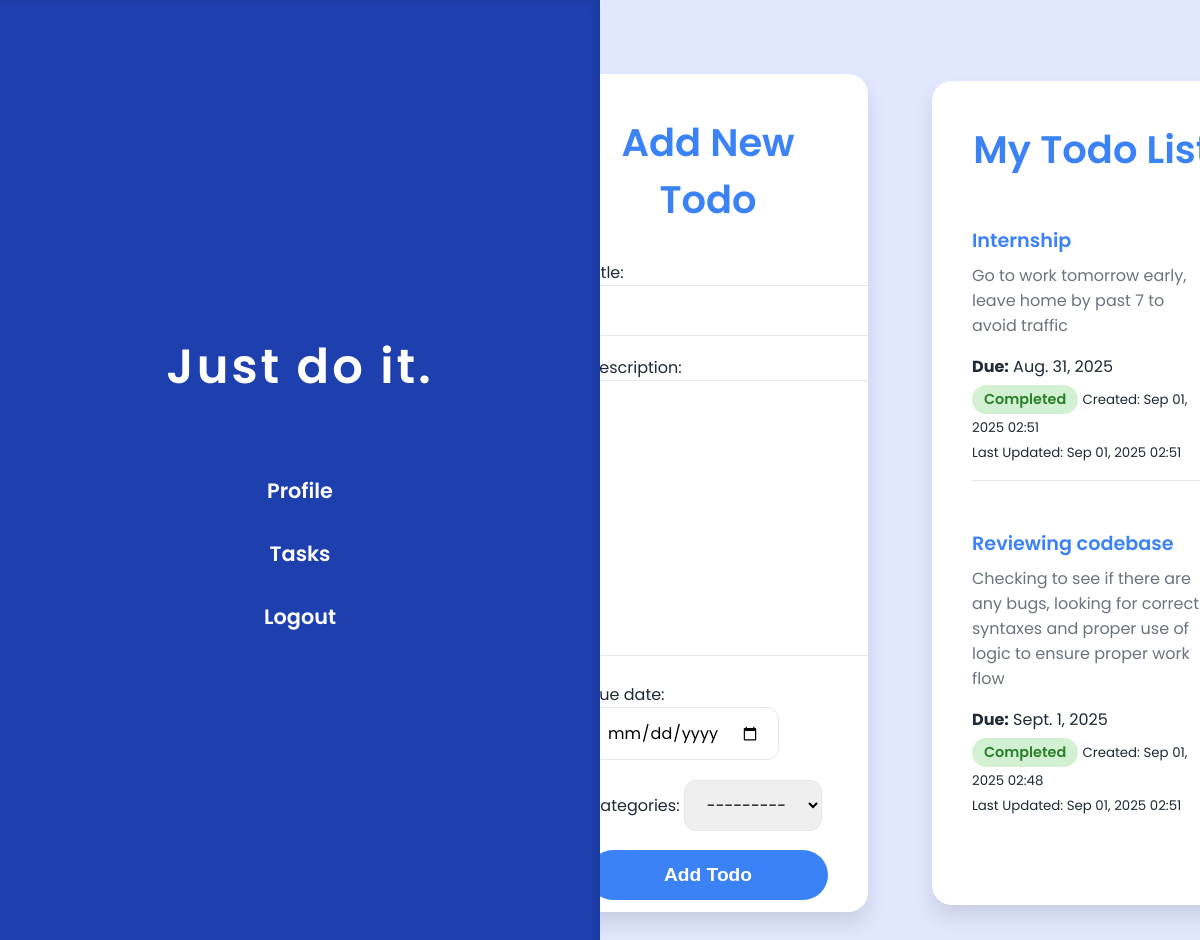
The page / (signed in) on the database its author committed.
### todos/models.py (models this page shows, shortened)
class Todo(models.Model):
    user = models.ForeignKey(settings.AUTH_USER_MODEL, on_delete=models.CASCADE, default=1)
    title = models.CharField(max_length=200)
    description = models.TextField()
    completed = models.BooleanField(default=False)
    created_at = models.DateTimeField(auto_now_add=True)
    updated_at = models.DateTimeField(auto_now=True)
    due_date = models.DateField(null=True, blank=True)
    categories = models.ForeignKey('Categories', on_delete=models.SET_NULL, related_name='todos', null=True, blank=True)

### todos/views.py (the view)
# urls.py: 2. Add a URL to urlpatterns:  path('', views.home, name='home')
def home(request):
    if not request.user.is_authenticated:
        return redirect('login')
    if request.method == 'POST':
        form = TodoForm(request.POST)
        if form.is_valid():
            todo = form.save(commit=False)
            todo.user = request.user
            todo.save()
            return redirect('home')
    else:
        form = TodoForm()
    todos = Todo.objects.filter(user=request.user).order_by('-created_at')
    categories = Category.objects.all()  # Assuming you have a Categories model
    return render(request, 'todos/home.html', {'form': form, 'todos': todos,'categories': categories, 'today': date.today()})

### todos/forms.py
class TodoForm(forms.ModelForm):
    class Meta:
        model = Todo
        fields = ['title', 'description', 'due_date', 'categories']
        exclude = ['user']
        widgets = {
            'due_date': forms.DateInput(attrs={'type': 'date'}),
        }

### todos/models.py (called while the page is built)
    def __str__(self):
        return self.name

### todos/templates/todos/home.html (shortened to what this page needs)
<!DOCTYPE html>
<html lang="en">
<head>
</head>
<body>
  <div class="sidebar">
    <h2>Just do it.</h2>
    <nav>
      <a href="{% url 'profile' %}">Profile</a>
      <a href="{% url 'task_list' %}">Tasks</a>
      <a href="{% url 'logout' %}">Logout</a>
    </nav>
  </div>
  <div class="main-content">
    <section class="card add-todo-form-section">
      <h1>Add New Todo</h1>
      <form method="POST" class="add-todo-form">
        {{ form.as_p }}
        <button type="submit">Add Todo</button>
      </form>
    </section>
    <section class="card todo-list">
      <h1>My Todo List</h1>
      <ul>
        {% for todo in todos %}
          <li class="todo-item">
            <div class="todo-header">
              <span class="todo-title">{{ todo.title }}</span>
            </div>
            <div class="todo-description">{{ todo.description }}</div>
            {% if todo.due_date %}
              <p><strong>Due:</strong> {{ todo.due_date }}</p>
            {% endif %}
            <span class="status {% if todo.completed %}completed{% else %}pending{% endif %}">
              {% if todo.completed %}
                Completed
              {% else %}
                Pending
              {% endif %}
            </span>
            <small>Created: {{ todo.created_at|date:"M d, Y H:i" }}</small><br/>
            <small>Last Updated: {{ todo.updated_at|date:"M d, Y H:i" }}</small>
          </li>
        {% empty %}
          <li>No todos yet.</li>
        {% endfor %}
      </ul>
    </section>
  </div>
</body>
</html>

### todos/templates/todos/home.html (style rules this page uses)
:root { --primary-color: #3b82f6; --secondary-color: #e0e7ff; --card-bg: #ffffff; --sidebar-bg: #1e40af; --text-primary: #1f2937; --text-muted: #6b7280; --divider-color: #e5e7eb; --shadow: rgba(0, 0, 0, 0.1); }
* { box-sizing: border-box; margin: 0; padding: 0; }
body, html { height: 100%; font-family: 'Poppins', sans-serif; background: linear-gradient(90deg, var(--sidebar-bg) 50%, var(--secondary-color) 50%); color: var(--text-primary); overflow-x: hidden; }
.sidebar { position: fixed; left: 0; top: 0; bottom: 0; width: 50vw; background: var(--sidebar-bg); display: flex; flex-direction: column; justify-content: center; align-items: center; padding: 2rem; box-shadow: inset -5px 0 10px var(--shadow); text-align: center; }
.sidebar h2 { font-size: 3rem; font-weight: 600; color: #fff; margin-bottom: 3rem; letter-spacing: 3px; user-select: none; }
.sidebar nav a { display: block; font-weight: 600; color: white; text-decoration: none; font-size: 1.3rem; margin: 1rem 0; padding: 0.5rem 1rem; border-radius: 50px; transition: background-color 0.3s ease; user-select: none; }
.main-content { margin-left: 50vw; height: 100vh; display: flex; justify-content: center; align-items: center; gap: 4rem; padding: 3rem; overflow-y: auto; background: var(--secondary-color); }
.card { background: var(--card-bg); box-shadow: 0 12px 20px var(--shadow); border-radius: 20px; padding: 2.5rem; width: 38vw; min-width: 320px; max-height: 85vh; overflow-y: auto; transition: transform 0.3s ease, box-shadow 0.3s ease; }
h1 { font-weight: 600; font-size: 2.4rem; margin-bottom: 2rem; color: var(--primary-color); text-align: center; }
ul { list-style-type: none; }
li { border-bottom: 1px solid var(--divider-color); padding: 1rem 0; }
li:last-child { border-bottom: none; }
.todo-item { margin-bottom: 2rem; }
.todo-header { display: flex; justify-content: space-between; align-items: center; flex-wrap: wrap; margin-bottom: 0.5rem; }
.todo-title { font-weight: 600; font-size: 1.2rem; color: var(--primary-color); }
.todo-description { font-size: 1rem; color: var(--text-muted); margin-bottom: 1rem; white-space: pre-line; }
.status { margin-top: 0.4rem; font-weight: 600; font-size: 0.9rem; padding: 4px 12px; border-radius: 20px; display: inline-block; }
.completed { background-color: #d2f0d2; color: #2a7f2a; }
form.add-todo-form { display: flex; flex-direction: column; gap: 1.2rem; }
input[type="text"], input[type="date"], textarea, select { padding: 12px 18px; border-radius: 12px; border: 1.5px solid var(--divider-color); font-size: 1rem; font-family: 'Poppins', sans-serif; transition: border-color 0.3s ease; }
button { background-color: var(--primary-color); border: none; color: white; font-weight: 600; padding: 14px 0; border-radius: 30px; font-size: 1.2rem; cursor: pointer; transition: background-color 0.3s ease; user-select: none; }

### rows shown on the page
Todo: title "Internship", description "Go to work tomorrow early, leave home by past 7 to avoid traffic", due_date "Aug. 31, 2025", completed "Completed", created_at "Sep 01, 2025 02:51", updated_at "Sep 01, 2025 02:51"
Todo: title "Reviewing codebase", description "Checking to see if there are any bugs, looking for correct syntaxes and proper use of logic to ensure proper work flow", due_date "Sept. 1, 2025", completed "Completed", created_at "Sep 01, 2025 02:48", updated_at "Sep 01, 2025 02:51"
